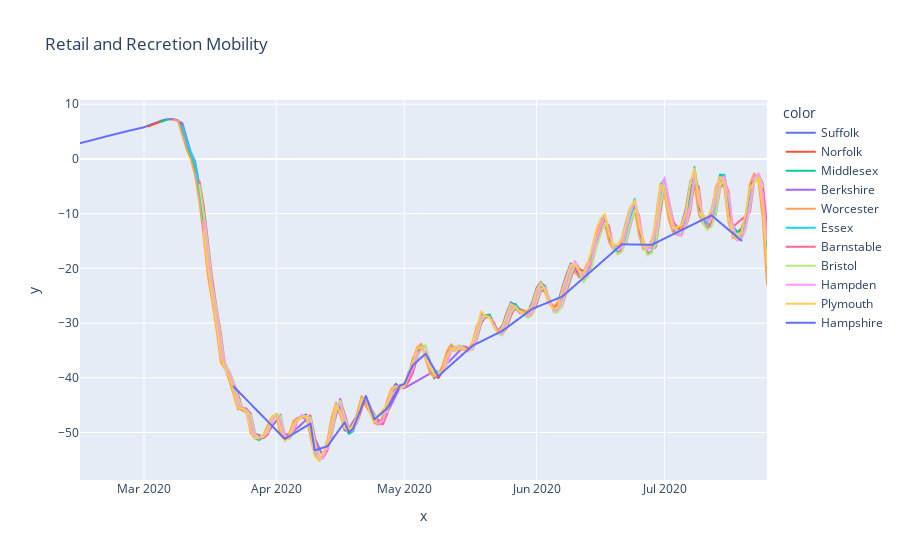

The code cell stored with this chart in its notebook:
### Code cell
fig = px.line(x=df_no_na['date'],
              y=savgol_filter(df_no_na['retail_and_recreation'],75,3),
              color = df_no_na['county'],
              title='Retail and Recretion Mobility')
fig.show()
